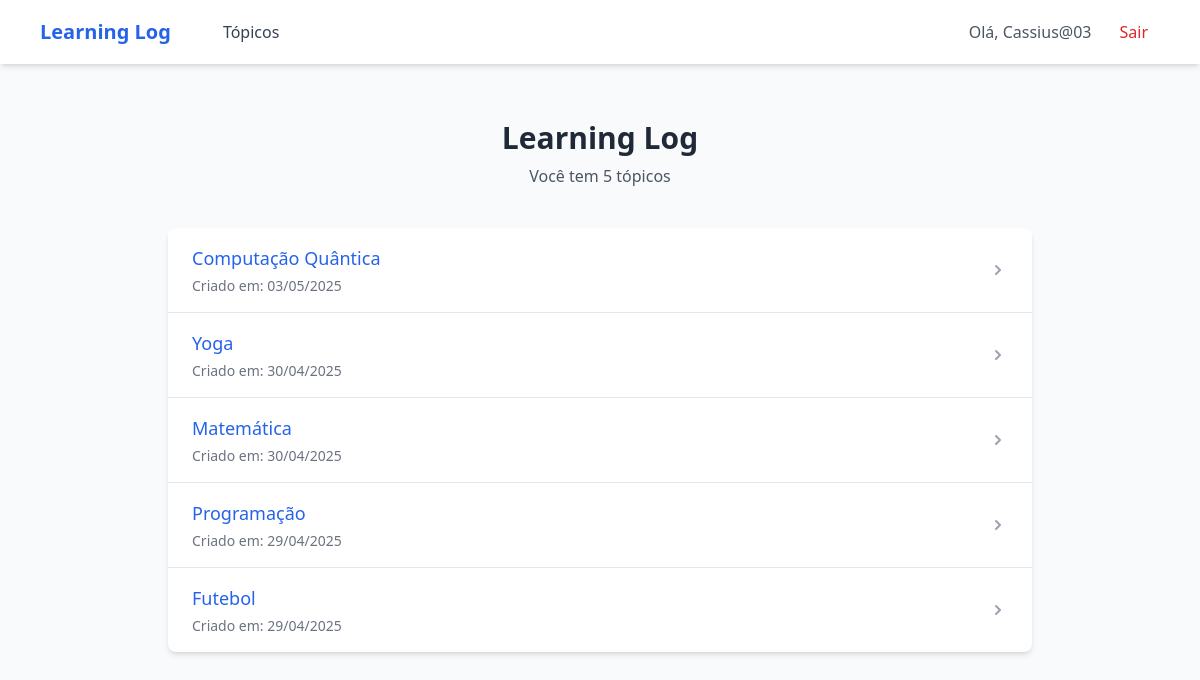
Screenshot of / (signed in) with the database file from the repository.
### LLog/models.py (models this page shows)
class Topic(models.Model):
    text = models.CharField(max_length=200)
    date_added = models.DateField(auto_now_add=True)
    owner = models.ForeignKey(User, on_delete=models.CASCADE)
    def __str__(self):
        return self.text

### LLog/views.py (the view)
# urls.py: path('', views.index, name='index'),
def index(request):
    if request.user.is_authenticated:
        topics = Topic.objects.filter(owner=request.user).order_by('-date_added')
    else:
        topics = []
    context = {'topics': topics}
    return render(request, 'LLog/index.html', context)

### LLog/templates/LLog/index.html (shortened to what this page needs)
{% extends "LLog/base.html" %}
{% block content %}
<div class="max-w-4xl mx-auto px-4 py-8">
    <div class="text-center mb-10">
        <h1 class="text-3xl font-bold text-gray-800 mb-2">Learning Log</h1>
        <p class="text-gray-600">
            {% if topics %}
                Você tem {{ topics|length }} tópico{{ topics|length|pluralize }}
            {% else %}
                Bem-vindo ao seu Learning Log!
            {% endif %}
        </p>
    </div>
    {% if topics %}
    <div class="bg-white rounded-lg shadow-md overflow-hidden">
        <ul class="divide-y divide-gray-200">
            {% for topic in topics %}
            <li class="hover:bg-gray-50 transition duration-150">
                <a href="{% url 'topic' topic.id %}" class="block px-6 py-4">
                    <div class="flex justify-between items-center">
                        <div>
                            <h3 class="text-lg font-medium text-blue-600 hover:text-blue-800">{{ topic }}</h3>
                            <p class="text-sm text-gray-500 mt-1">
                                Criado em: {{ topic.date_added|date:"d/m/Y" }}
                            </p>
                        </div>
                        <svg xmlns="http://www.w3.org/2000/svg" class="h-5 w-5 text-gray-400" viewBox="0 0 20 20" fill="currentColor">
                            <path fill-rule="evenodd" d="M7.293 14.707a1 1 0 010-1.414L10.586 10 7.293 6.707a1 1 0 011.414-1.414l4 4a1 1 0 010 1.414l-4 4a1 1 0 01-1.414 0z" clip-rule="evenodd" />
                        </svg>
                    </div>
                </a>
            </li>
            {% endfor %}
        </ul>
    </div>
    {% endif %}
</div>
{% endblock %}

### LLog/templates/LLog/base.html (shortened to what this page needs)
<!DOCTYPE html>
<html lang="pt-br">
<head>
    <script src="https://cdn.tailwindcss.com"></script>
    <link rel="stylesheet" href="https://cdnjs.cloudflare.com/ajax/libs/font-awesome/6.4.0/css/all.min.css">
</head>
<body class="bg-gray-50 min-h-screen">
    <nav class="bg-white shadow-md">
        <div class="max-w-6xl mx-auto px-4">
            <div class="flex justify-between h-16">
                <div class="flex items-center">
                    <a href="{% url 'index' %}" class="text-xl font-bold text-blue-600">Learning Log</a>
                    <div class="hidden md:flex ml-10 space-x-4">
                        <a href="{% url 'topics' %}" class="px-3 py-2 text-gray-700 hover:text-blue-600">Tópicos</a>
                    </div>
                </div>
                <div class="hidden md:flex items-center space-x-4">
                    {% if user.is_authenticated %}
                        <span class="text-gray-600">Olá, {{ user.username }}</span>
                        <a href="{% url 'logout' %}" class="px-3 py-2 text-red-600 hover:text-red-800">Sair</a>
                    {% else %}
                        <a href="{% url 'register' %}" class="px-3 py-2 text-gray-700 hover:text-blue-600">Registrar</a>
                        <a href="{% url 'login' %}" class="px-3 py-2 text-gray-700 hover:text-blue-600">Entrar</a>
                    {% endif %}
                </div>
            </div>
        </div>
    </nav>
    <main class="max-w-6xl mx-auto px-4 py-6">
        {% block content %}{% endblock content %}
    </main>
</body>
</html>

### rows the page displays
Topic: text "Computação Quântica", date_added "03/05/2025"
Topic: text "Yoga", date_added "30/04/2025"
Topic: text "Matemática", date_added "30/04/2025"
Topic: text "Programação", date_added "29/04/2025"
Topic: text "Futebol", date_added "29/04/2025"

### other values shown
{{ user.username }} "Cassius@03"
{{ topics|length }} "5"
